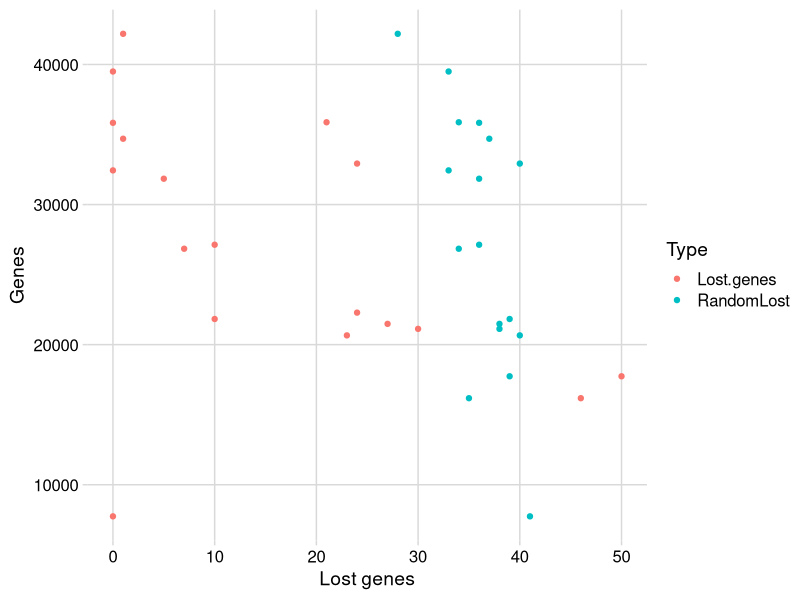
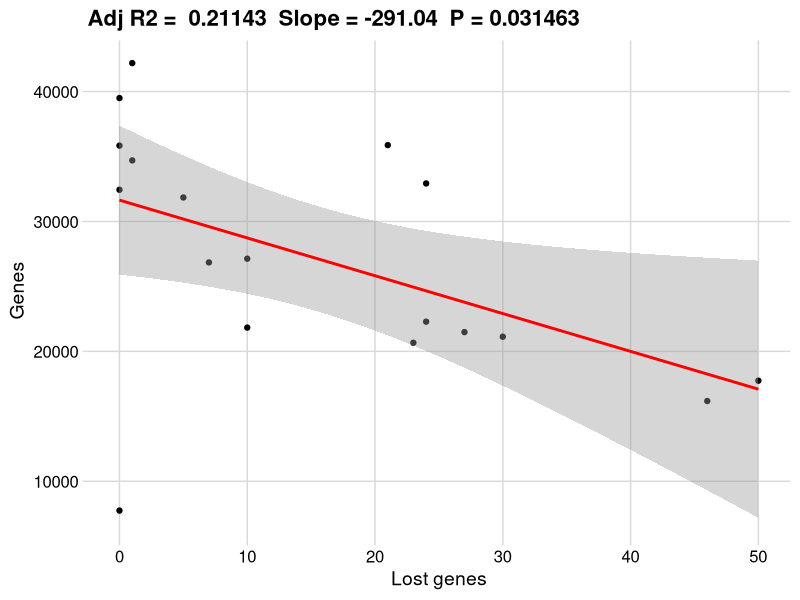
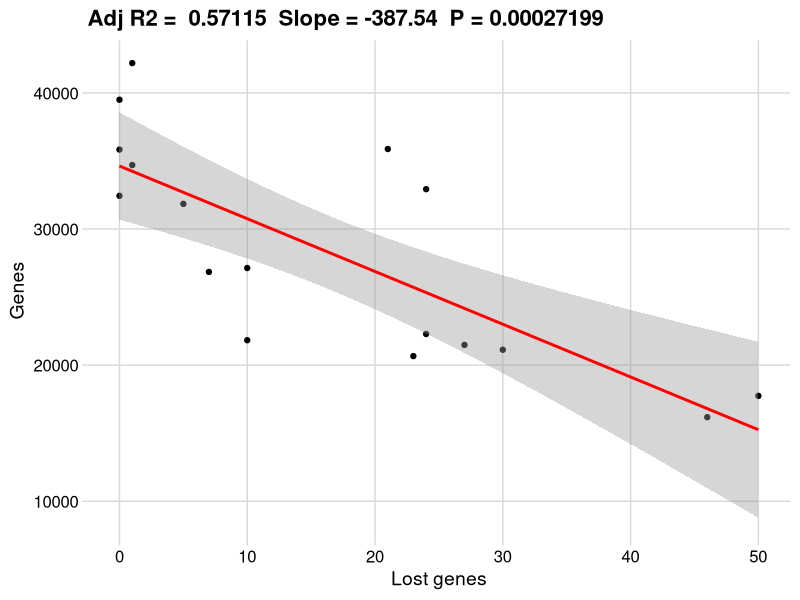
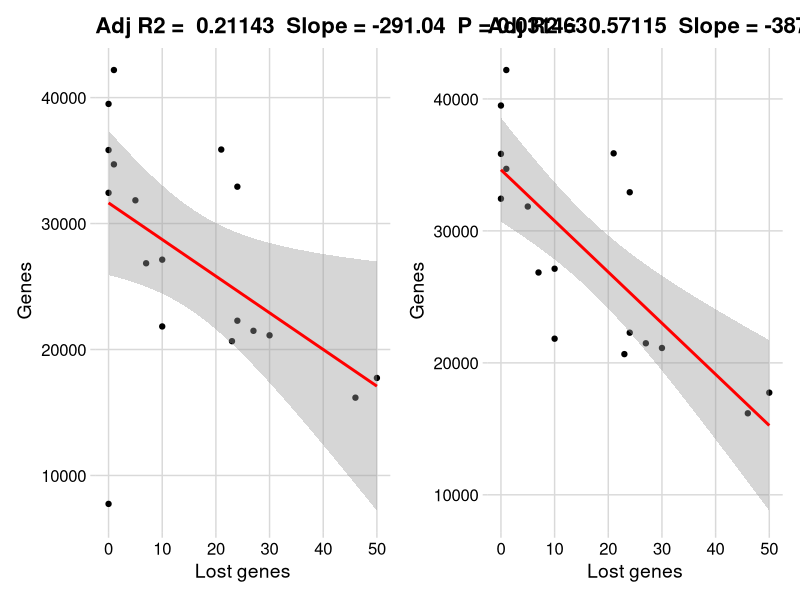

The R source for these figures, in order:
## ---- chunk 1
library(tidyverse)
## ---- chunk 2
data.frame(
  stringsAsFactors = FALSE,
                Species = c("A. antarctica","P. australis",
                       "Z. muelleri","Z. marina","L. gibba","S. polyrhiza",
                       "O. lucimarinus","C. reinhardtii","T. salsuginea",
                       "A. trichopada","B. distachyon","O. sativa","P. patens",
                       "P. trichocarpa","S. moellendorfii","A. thaliana",
                       "V. vinifera","Z. mays"),
                `Lost genes` = c(46L,30L,21L,27L,10L,23L,
                       0L,50L,10L,7L,0L,1L,24L,1L,24L,0L,5L,0L),
                Genes = c(16176L,21126L,35875L,21483L,
                       21830L,20661L,7742L,17741L,27132L,26846L,32439L,
                       42189L,32926L,34699L,22285L,35836L,31845L,39498L)
) -> df
## ---- chunk 3
df
## ---- chunk 4
random_lost <- data.frame(
  stringsAsFactors = FALSE,
                               Species = c("Z. muelleri","A. trichopada","O. sativa",
                                      "T. salsuginea","P. trichocarpa",
                                      "P. patens","Z. marina","S. polyrhiza",
                                      "C. reinhardtii","S. moellendorffii",
                                      "O. lucimarinus","Z. mays","P. australis",
                                      "L. gibba","V. vinifera","A. antarctica",
                                      "A. thaliana","B. distachyon"),
                               RandomLost = c(34L,34L,28L,36L,37L,40L,38L,40L,39L,
                                      39L,41L,33L,38L,39L,36L,35L,36L,
                                      33L)
               )

both <- left_join(df, random_lost)
bothlong <- both %>% pivot_longer( c('Lost.genes', 'RandomLost'), names_to = 'Type', values_to='Count')
## ---- chunk 5
bothlong %>% ggplot(aes(y = Genes, x= Count, color=Type)) + 
  geom_point() + 
  cowplot::theme_minimal_grid() +
  xlab('Lost genes') 
## ---- chunk 6
fit1 <- lm(Genes ~ Lost.genes, data=df)
summary(fit1)
## ---- chunk 7
fit2 <- lm(Genes ~ RandomLost, data=both)
summary(fit2)
## ---- chunk 8
ggplotRegression <- function (fit) {

require(ggplot2)

ggplot(fit$model, aes_string(x = names(fit$model)[2], y = names(fit$model)[1])) + 
  geom_point() +
  stat_smooth(method = "lm", col = "red") +
  labs(title = paste("Adj R2 = ",signif(summary(fit)$adj.r.squared, 5),
                     " Slope =",signif(fit$coef[[2]], 5),
                     " P =",signif(summary(fit)$coef[2,4], 5))) +
  cowplot::theme_minimal_grid() +
  xlab('Lost genes')
}

ggplotRegression(fit1)
## ---- chunk 9
fit2 <- lm(Genes ~ Lost.genes, data=df %>% filter(Genes > 10000))
summary(fit2)
## ---- chunk 10
ggplotRegression(fit2)
## ---- chunk 11
library(patchwork)

ggplotRegression(fit1) + ggplotRegression(fit2)
